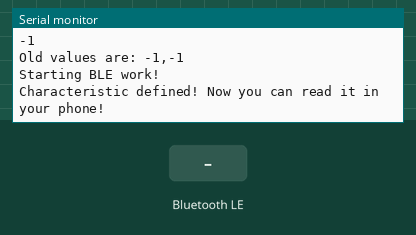
Recording of a program running on a simulated ESP32. Shown: the last lines printed to the serial monitor. The test bench sets the inputs (shaded band). EEPROM starts erased; nothing arrives over Bluetooth unless stated; a phone connects over Bluetooth LE 3 s after start.

Above: at 1.2 s.
1.3 s: Bluetooth LE write "1" received
At 2.5 s:
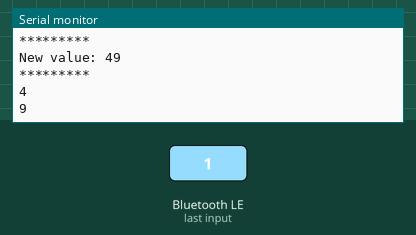
2.8 s: Bluetooth LE write "0" received
At 3.7 s:
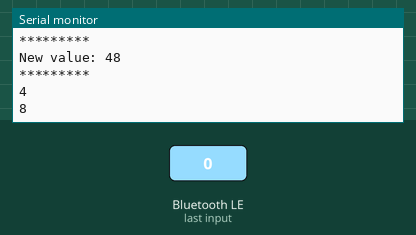
4.3 s: Bluetooth LE write "2" received
At 4.8 s:
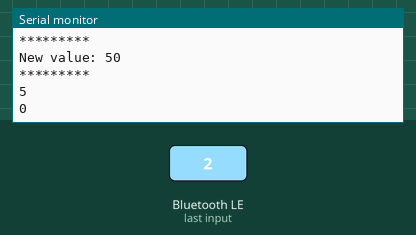
Timing chart, 0 to 7.3 s (numbered marks = the images above; inputs shaded):
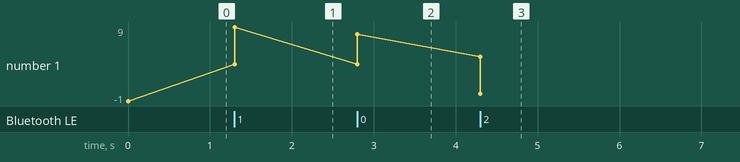

Measured:
- after the input at 1.3 s, the serial monitor: prints a new line at once (image 1)
- after the input at 2.8 s, the serial monitor: prints a new line at once (image 2)
- after the input at 4.3 s, the serial monitor: prints a new line at once (image 3)
- plotted number 1: -1 → 9 after the input at 1.3 s, 9 → 8 after the input at 2.8 s, 8 → 0 after the input at 4.3 s

The program:

main.cpp
```cpp
#include <Arduino.h>

#include "Arduino.h"
#include "bluetooth.h"
#include "memory.h"
#include <EEPROM.h>

struct{
    int sw = 0;
    int seg = 0;
} set;

void setup() {

  Serial.begin(115200);


  EEPROM.begin(MEMORY_SIZE);
  EEPROM.get(ADDRESS,set);
  Serial.println(set.sw);
  Serial.println("Old values are: "+String(set.sw)+","+String(set.seg));

  setupBluetooth();

}


void loop() {

  delay(2000);

}
```

bluetooth.cpp
```cpp
#include "bluetooth.h"


class MyCallbacks: public BLECharacteristicCallbacks {

    void onWrite(BLECharacteristic *pCharacteristic) {
      Serial.println("write");

      std::string value = pCharacteristic->getValue();

      if (value.length() > 0) {

        Serial.println("*********");
        Serial.print("New value: ");

        for (int i = 0; i < value.length(); i++)

          // Serial.print(value[i]);
          Serial.print((int)value[0]);

        Serial.println();

        Serial.println("*********");
        int input = (int)value[0];
        int segmented = input%10;
        int sw = input/10;
        Serial.println(sw);
        Serial.println(segmented);
        struct{
            int sw = 0;
            int seg = 0;
        } se;
        se.sw = sw;
        se.seg = segmented;
        EEPROM.begin(8);
        EEPROM.put(0,se);
        EEPROM.commit();
      }

    }

};

BLECharacteristic* pCharacteristic = NULL;

void setupBluetooth(){


    Serial.println("Starting BLE work!");

    BLEDevice::init("Long name works now");

    BLEServer *pServer = BLEDevice::createServer();

    BLEService *pService = pServer->createService(SERVICE_UUID);

    pCharacteristic = pService->createCharacteristic(

                                            CHARACTERISTIC_UUID,

                                            BLECharacteristic::PROPERTY_READ |

                                            BLECharacteristic::PROPERTY_WRITE |

                                            BLECharacteristic::PROPERTY_NOTIFY

                                        );


    pCharacteristic->setCallbacks(new MyCallbacks());

    pCharacteristic->setValue("Test");

    pCharacteristic->setReadProperty(true);

    pService->start();

    // BLEAdvertising *pAdvertising = pServer->getAdvertising();  // this still is working for backward compatibility

    BLEAdvertising *pAdvertising = BLEDevice::getAdvertising();

    pAdvertising->addServiceUUID(SERVICE_UUID);

    pAdvertising->setScanResponse(true);

    pAdvertising->setMinPreferred(0x06);  // functions that help with iPhone connections issue

    pAdvertising->setMinPreferred(0x12);

    BLEDevice::startAdvertising();

    Serial.println("Characteristic defined! Now you can read it in your phone!");
};
```

bluetooth.h
```cpp
#include "Arduino.h"
#include <BLEDevice.h>
#include <BLEUtils.h>
#include <BLEServer.h>
#include <EEPROM.h>
#define SERVICE_UUID        "3b7d9313-56b5-485a-9534-36846518775b"
#define CHARACTERISTIC_UUID "dd93f7ca-915b-4f26-98f7-79e381bfbc18"

class MyCallbacks;

void setupBluetooth();
```

memory.cpp
```cpp
#include "memory.h"

void updateSettings(int sw, int seg){
    if(settings.sw != sw || settings.seg != seg){
        settings.sw = sw;
        settings.seg = seg;
        EEPROM.put(ADDRESS,settings);
    }
}

void initializeSettings(){
    EEPROM.begin(MEMORY_SIZE);
    EEPROM.get(ADDRESS,settings);
    Serial.println(settings.sw);
}
```

memory.h
```cpp
#include "Arduino.h"
#include <EEPROM.h>

uint const ADDRESS = 0;

size_t const MEMORY_SIZE = 8;

static struct{
    int sw = 0;
    int seg = 0;
} settings;

void updateSettings(int sw, int seg);

void initializeSettings();
```
